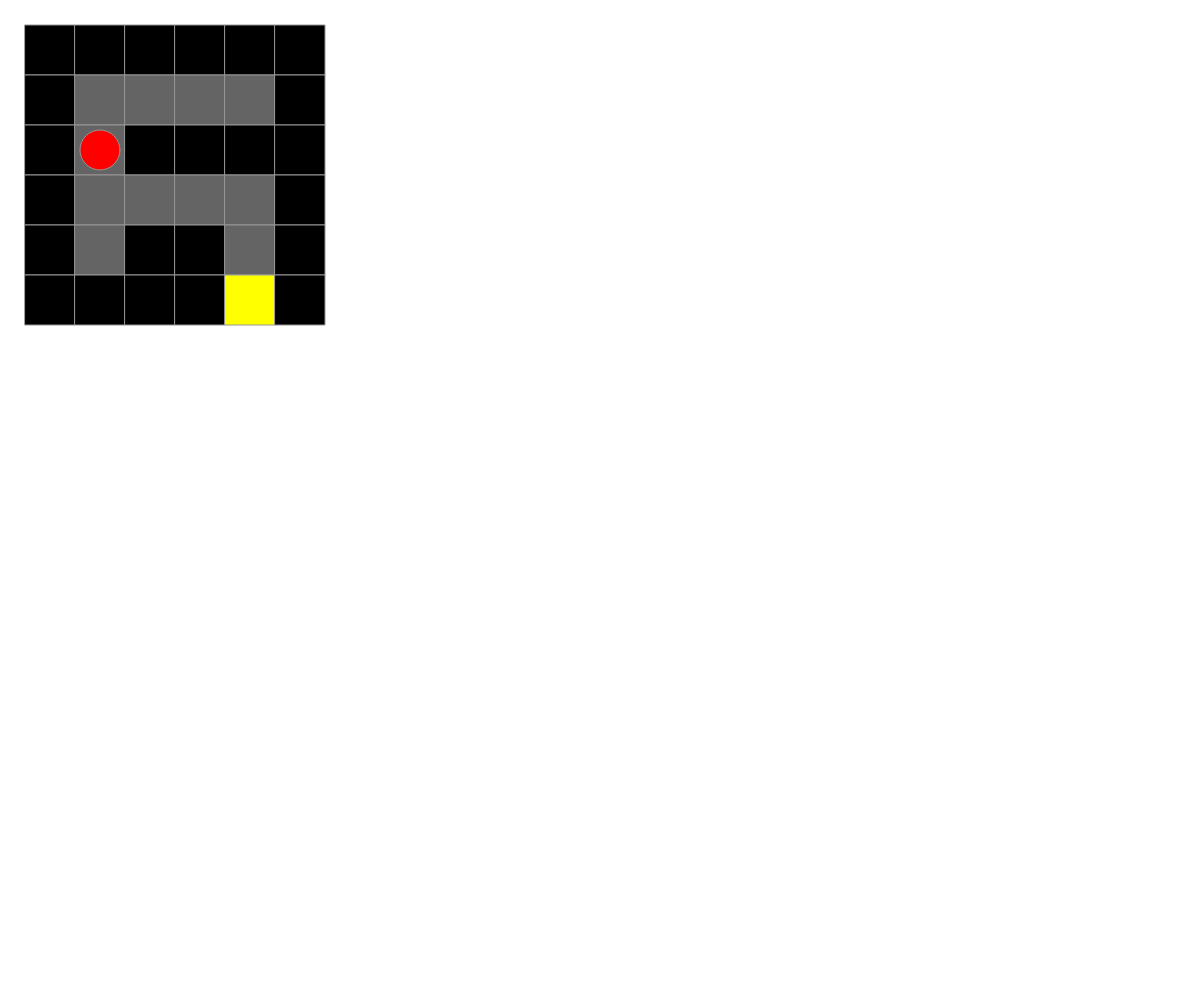
Frame 1 (no input)
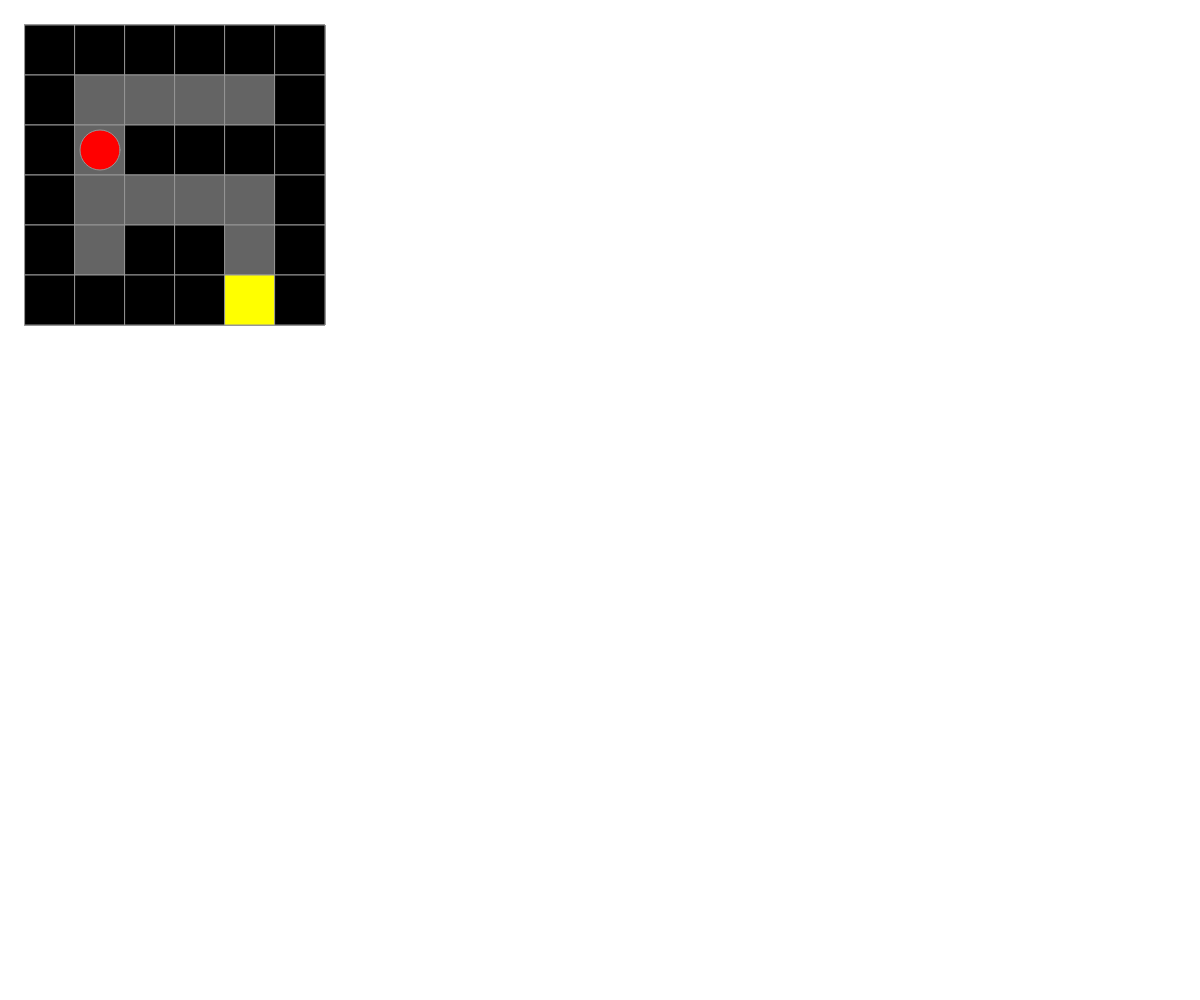
Frame 60 (no input)
Frame 120 (the mouse pressed at the canvas centre since frame 60): identical to frame 60, image omitted

The p5.js sketch that drew these frames (run headless with seeded random() and noise() and a simulated clock; from frame 60 on, the mouse is pressed at the canvas centre):

// p5.js sketch
// ── sketch.js
var game = [];
var player;
var offsetx, offsety;
var playerSize, posI, posJ; // taille + position du joueur
var gameSize, gameTileSize;
/*************************************/
function setup() {
  createCanvas(windowWidth, windowHeight);
  rectMode(CENTER);
  ellipseMode(CENTER);
  stroke(150);
  // taille de la mmatrice
  gameSize = 6;
  // taille des éléments de la matrice
  gameTileSize = 50;
  // position initiale du joueur dans le tableau Game
  posI = 1;
  posJ = 2;
  // taille du joueur
  playerSize = gameTileSize * 0.8;
  offsetx = 50;
  offsety = 50;
  game = [
    'W', 'W', 'W', 'W', 'W', 'W',
    'W', ' ', ' ', ' ', ' ', 'W',
    'W', ' ', 'W', 'W', 'W', 'W',
    'W', ' ', ' ', ' ', ' ', 'W',
    'W', ' ', 'W', 'W', ' ', 'W',
    'W', 'W', 'W', 'W', 'B', 'W',
  ];
  player = new Player()
}
/*************************************/
function draw() {
  drawMaze();
  player.update();
}
/*************************************/
function Player() {
  this.vx = 0;
  this.vy = 0;
  this.x = 1;
  this.y = 2;

  this.update = function() {
    if (keyIsPressed) {
      switch (game[(this.y + this.vy) * gameSize + (this.x + this.vx)]) {
        case 'W':
          this.vx = 0;
          this.vy = 0;
          break;
        default:
          this.x += this.vx;
          this.y += this.vy;
          break;
      }
    }
    this.display();
  }
  this.display = function() {
    fill(255, 0, 0);
    ellipse(offsetx + this.x * gameTileSize, offsety + this.y * gameTileSize, playerSize);
  }
}
/*************************************/
function drawMaze() {
  for (i = 0; i < gameSize; i++) {
    for (j = 0; j < gameSize; j++) {
      switch (game[i * gameSize + j]) {
        case 'W':
          fill(0);
          break;
        case 'B':
          fill(255, 255, 0);
          break;
        default:
          fill(100);
          break;
      }
      rect(offsetx + j * gameTileSize, offsety + i * gameTileSize, gameTileSize, gameTileSize);
    }
  }
}
/*************************************/
function keyPressed() {
  switch (keyCode) {
    case LEFT_ARROW:
      player.vx = -1;
      break;
    case RIGHT_ARROW:
      player.vx = 1;
      break;
    case UP_ARROW:
      player.vy = -1
      break;
    case DOWN_ARROW:
      player.vy = 1
      break;
    default:
      break;
  }
}
/*************************************/
function keyReleased() {
  player.vx = 0;
  player.vy = 0;
}
/*************************************/
